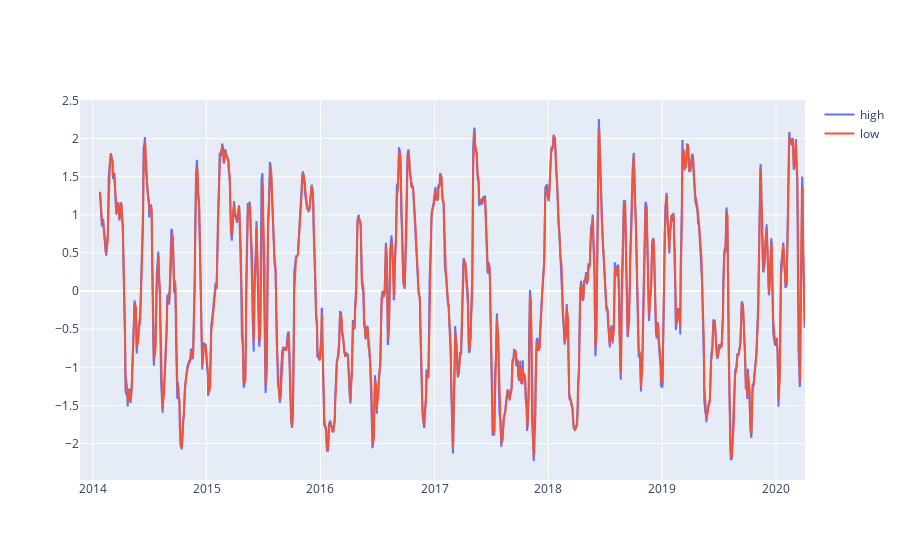

This figure's notebook cell:
### Markdown cell above
### MACD

### Code cell
zscores_frame = zscore_moving_avg.to_frame()
#print(zscores_frame)
macd_high = zscore_moving_avg.ewm(span=macd_fast, adjust=False).mean()
macd_low = zscore_moving_avg.ewm(span=macd_slow, adjust=False).mean()
#macd_high = exp1-exp2
#macd_low = macd.ewm(span=9, adjust=False).mean()


plt.figure(figsize=(15,7))
fig = go.Figure()

#print(macd_low)
fig.add_trace(go.Scatter(x=macd_high.index, y=macd_high,
                    mode='lines',
                    name='high'))

fig.add_trace(go.Scatter(x=macd_low.index, y=macd_low,
                    mode='lines',
                    name='low'))



fig.show()

### Figure 1 — Plotly figure (JSON) as saved in the notebook; plotly's stock layout.template omitted (floating-point values rounded to 4 significant figures; data arrays with more than 128 entries replaced by an {"elided": "..."} marker saying what was removed)
{"data": [{"mode": "lines", "name": "high", "type": "scatter", "x": {"elided": "1520 str values"}, "y": {"elided": "1520 float values"}}, {"mode": "lines", "name": "low", "type": "scatter", "x": {"elided": "1520 str values"}, "y": {"elided": "1520 float values"}}], "layout": {}}
